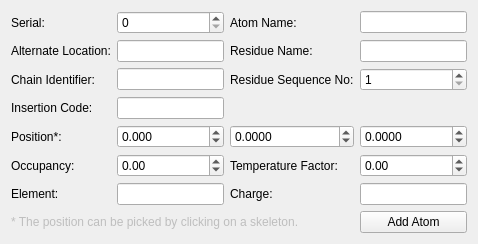
<ui version="4.0" >
 <class>DialogCAlphaAtomPlacer</class>
 <widget class="QWidget" name="DialogCAlphaAtomPlacer" >
  <property name="geometry" >
   <rect>
    <x>0</x>
    <y>0</y>
    <width>450</width>
    <height>224</height>
   </rect>
  </property>
  <property name="windowTitle" >
   <string>CAlpha Atom Placer</string>
  </property>
  <layout class="QGridLayout" >
   <item row="0" column="0" >
    <widget class="QLabel" name="labelSerial" >
     <property name="text" >
      <string>Serial:</string>
     </property>
    </widget>
   </item>
   <item row="0" column="1" >
    <widget class="QSpinBox" name="spinBoxSerial" >
     <property name="minimum" >
      <number>0</number>
     </property>
     <property name="maximum" >
      <number>9999</number>
     </property>
    </widget>
   </item>
   <item row="0" column="2" >
    <widget class="QLabel" name="labelName" >
     <property name="text" >
      <string>Atom Name:</string>
     </property>
    </widget>
   </item>
   <item row="0" column="3" >
    <widget class="QLineEdit" name="lineEditAtomName" >
     <property name="inputMask" >
      <string>nnnn; </string>
     </property>
    </widget>
   </item>
   <item row="1" column="0" >
    <widget class="QLabel" name="labelName_2" >
     <property name="text" >
      <string>Alternate Location:</string>
     </property>
    </widget>
   </item>
   <item row="1" column="1" >
    <widget class="QLineEdit" name="lineEditAlternateLocation" >
     <property name="inputMask" >
      <string>n; </string>
     </property>
    </widget>
   </item>
   <item row="1" column="2" >
    <widget class="QLabel" name="labelName_3" >
     <property name="text" >
      <string>Residue Name:</string>
     </property>
    </widget>
   </item>
   <item row="1" column="3" >
    <widget class="QLineEdit" name="lineEditResidueName" >
     <property name="inputMask" >
      <string>nnn; </string>
     </property>
    </widget>
   </item>
   <item row="2" column="0" >
    <widget class="QLabel" name="labelName_5" >
     <property name="text" >
      <string>Chain Identifier:</string>
     </property>
    </widget>
   </item>
   <item row="2" column="1" >
    <widget class="QLineEdit" name="lineEditChainIdentifier" >
     <property name="inputMask" >
      <string>n; </string>
     </property>
    </widget>
   </item>
   <item row="2" column="2" >
    <widget class="QLabel" name="labelName_6" >
     <property name="text" >
      <string>Residue Sequence No:</string>
     </property>
    </widget>
   </item>
   <item row="2" column="3" >
    <widget class="QSpinBox" name="spinBoxResidueSequenceNo" >
     <property name="minimum" >
      <number>1</number>
     </property>
     <property name="maximum" >
      <number>9999</number>
     </property>
    </widget>
   </item>
   <item row="3" column="0" >
    <widget class="QLabel" name="labelName_7" >
     <property name="text" >
      <string>Insertion Code:</string>
     </property>
    </widget>
   </item>
   <item row="3" column="1" >
    <widget class="QLineEdit" name="lineEditInsertionCode" >
     <property name="inputMask" >
      <string>n; </string>
     </property>
    </widget>
   </item>
   <item row="4" column="0" >
    <widget class="QLabel" name="labelName_4" >
     <property name="text" >
      <string>Position*:</string>
     </property>
    </widget>
   </item>
   <item row="4" column="1" >
    <widget class="QDoubleSpinBox" name="doubleSpinBoxPositionX" >
     <property name="minimumSize" >
      <size>
       <width>107</width>
       <height>0</height>
      </size>
     </property>
     <property name="decimals" >
      <number>3</number>
     </property>
     <property name="minimum" >
      <double>-99999.998999999996158</double>
     </property>
     <property name="maximum" >
      <double>99999.998999999996158</double>
     </property>
    </widget>
   </item>
   <item row="4" column="2" >
    <widget class="QDoubleSpinBox" name="doubleSpinBoxPositionY" >
     <property name="minimumSize" >
      <size>
       <width>107</width>
       <height>0</height>
      </size>
     </property>
     <property name="decimals" >
      <number>4</number>
     </property>
     <property name="minimum" >
      <double>-99999999.989999994635582</double>
     </property>
     <property name="maximum" >
      <double>100000000.000000000000000</double>
     </property>
    </widget>
   </item>
   <item row="4" column="3" >
    <widget class="QDoubleSpinBox" name="doubleSpinBoxPositionZ" >
     <property name="minimumSize" >
      <size>
       <width>107</width>
       <height>0</height>
      </size>
     </property>
     <property name="decimals" >
      <number>4</number>
     </property>
     <property name="minimum" >
      <double>-99999999.989999994635582</double>
     </property>
     <property name="maximum" >
      <double>100000000.000000000000000</double>
     </property>
    </widget>
   </item>
   <item row="5" column="0" >
    <widget class="QLabel" name="labelName_8" >
     <property name="text" >
      <string>Occupancy:</string>
     </property>
    </widget>
   </item>
   <item row="5" column="1" >
    <widget class="QDoubleSpinBox" name="doubleSpinBoxOccupancy" >
     <property name="decimals" >
      <number>2</number>
     </property>
     <property name="minimum" >
      <double>-9999.989999999999782</double>
     </property>
     <property name="maximum" >
      <double>9999.989999999999782</double>
     </property>
    </widget>
   </item>
   <item row="5" column="2" >
    <widget class="QLabel" name="labelName_9" >
     <property name="text" >
      <string>Temperature Factor:</string>
     </property>
    </widget>
   </item>
   <item row="5" column="3" >
    <widget class="QDoubleSpinBox" name="doubleSpinBoxTemperatureFactor" >
     <property name="decimals" >
      <number>2</number>
     </property>
     <property name="minimum" >
      <double>-9999.989999999999782</double>
     </property>
     <property name="maximum" >
      <double>9999.989999999999782</double>
     </property>
    </widget>
   </item>
   <item row="6" column="0" >
    <widget class="QLabel" name="labelName_10" >
     <property name="text" >
      <string>Element:</string>
     </property>
    </widget>
   </item>
   <item row="6" column="1" >
    <widget class="QLineEdit" name="lineEditElement" >
     <property name="inputMask" >
      <string>nn; </string>
     </property>
    </widget>
   </item>
   <item row="6" column="2" >
    <widget class="QLabel" name="labelName_11" >
     <property name="text" >
      <string>Charge:</string>
     </property>
    </widget>
   </item>
   <item row="6" column="3" >
    <widget class="QLineEdit" name="lineEditCharge" >
     <property name="inputMask" >
      <string>nn; </string>
     </property>
    </widget>
   </item>
   <item row="7" column="0" colspan="3" >
    <widget class="QLabel" name="label" >
     <property name="enabled" >
      <bool>false</bool>
     </property>
     <property name="text" >
      <string>* The position can be picked by clicking on a skeleton.</string>
     </property>
    </widget>
   </item>
   <item row="7" column="3" >
    <widget class="QPushButton" name="pushButtonAddAtom" >
     <property name="text" >
      <string>Add Atom</string>
     </property>
    </widget>
   </item>
  </layout>
 </widget>
 <tabstops>
  <tabstop>spinBoxSerial</tabstop>
  <tabstop>lineEditAtomName</tabstop>
  <tabstop>lineEditAlternateLocation</tabstop>
  <tabstop>lineEditResidueName</tabstop>
  <tabstop>lineEditChainIdentifier</tabstop>
  <tabstop>spinBoxResidueSequenceNo</tabstop>
  <tabstop>lineEditInsertionCode</tabstop>
  <tabstop>doubleSpinBoxPositionX</tabstop>
  <tabstop>doubleSpinBoxPositionY</tabstop>
  <tabstop>doubleSpinBoxPositionZ</tabstop>
  <tabstop>doubleSpinBoxOccupancy</tabstop>
  <tabstop>doubleSpinBoxTemperatureFactor</tabstop>
  <tabstop>lineEditElement</tabstop>
  <tabstop>lineEditCharge</tabstop>
  <tabstop>pushButtonAddAtom</tabstop>
 </tabstops>
 <resources/>
 <connections/>
</ui>
